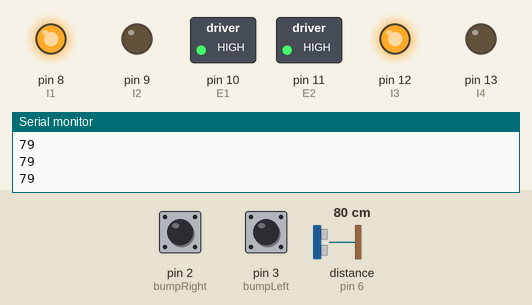
The sketch below on a simulated Arduino Uno, built with avr-gcc and run on an emulated ATmega328P. Shown: switched loads named in the sketch (green lamp = pin HIGH), output pins drawn as LEDs (lit = HIGH), the last lines printed to the serial monitor. Wiring (inferred from the names in the program): ultrasonic range finder: trigger pin 7; echo pin 6. Dashed ring = blinking. The inputs (shaded band) are chosen by the test bench; at power-on: distance to the obstacle (sensor on pin 6) 80 cm, pin 2 (bumpRight) LOW, pin 3 (bumpLeft) LOW. The echo pulse lasts 58.3 µs per cm; pins used as bus, display or sensor lines are not drawn.

Above: at 1.2 s.
1.3 s: distance to the obstacle (sensor on pin 6) set to 22 cm
2.8 s: distance to the obstacle (sensor on pin 6) set to 18 cm
At 3.6 s:
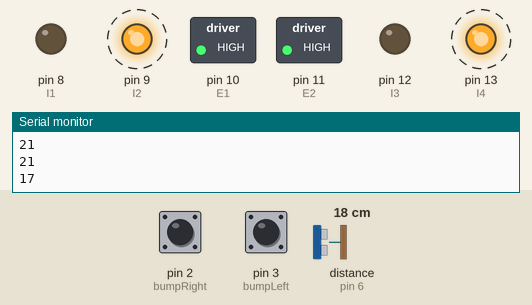
At 4.2 s:
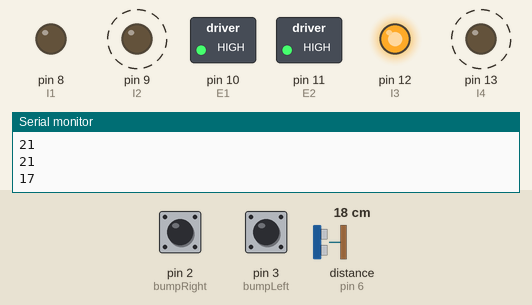
5.8 s: pin 2 (bumpRight) pulled HIGH for 0.15 s
At 7.64 s:
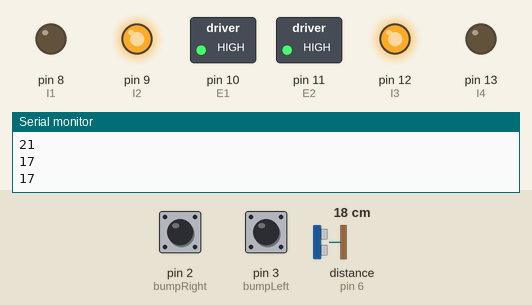
8.9 s: pin 3 (bumpLeft) pulled HIGH for 0.15 s
At 10.99 s:
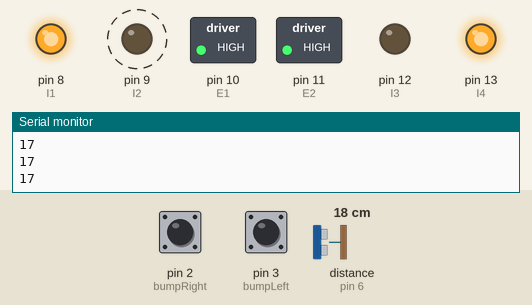
12.0 s: pin 3 (bumpLeft) pulled HIGH for 1 s
15.6 s: pin 3 (bumpLeft) pulled HIGH for 3.2 s
Timing chart, 0 to 21.3 s (numbered marks = the images above; inputs shaded):
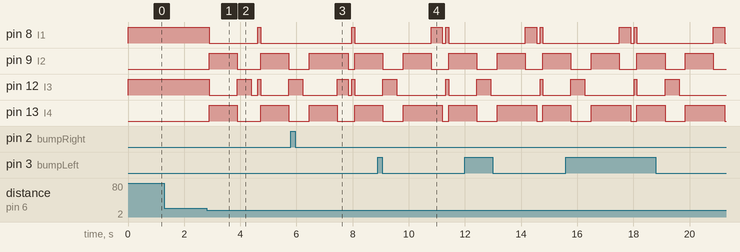

The sketch:

sketch_whiskers_ultrasound_robot.ino
```cpp
/*  Whiskers and ultrasonic sensor.
 * See the previous sketches to see all the steps.
 */
// --------------------------------------------------------------------------- Motors

#define E1 10  // Enable Pin for motor 1  - we will use the analogWrite to control speed so we need 10 and 11
#define E2 11  // Enable Pin for motor 2  - because you can write analog output using PWM technique. analogWRite() takes a number between 0 and 255
                                    //      - 255 is for 5V

#define I1 8  // Control pin 1 for motor 1
#define I2 9  // Control pin 2 for motor 1
#define I3 12  // Control pin 1 for motor 2
#define I4 13  // Control pin 2 for motor 2
// for ultrasound
#define trigPin  7 // pin "trig" to ditial  7 Arduino
#define echoPin  6  //pin "echo" to digital 6 Arduino
long temps, distance; // for ultrasound
byte speed =255; // forward  speed = 150 - the speed can be between 0 and 255 theoritically. but below 150 it does not work. if speed is 0 the the driver is enable
byte flag=0; // if flag=1 the left bumper has been touched. go backward and turn right. if flag=2 the right bumper has been touched.
// for bumpers or whiskers
const int bumpRight=2; // whiskers right
const int bumpLeft=3; // whiskers left
volatile int bpLeft; // state of pin 3 it is HIGH when the switch  is open
volatile int bpRight; //
// --------------------------------------------------------------------------- Setup
void setup() {
Serial.begin(9600);
pinMode(echoPin, INPUT);  // for ultrasound
pinMode(trigPin, OUTPUT);  // for ultrasound
// Setup motors
 pinMode(E1, OUTPUT);
 pinMode(E2, OUTPUT);

pinMode(I1, OUTPUT);
pinMode(I2, OUTPUT);
pinMode(I3, OUTPUT);
pinMode(I4, OUTPUT);
analogWrite(E1, speed); // enable the motors at the required speed.
analogWrite(E2, speed);

// whiskers
  pinMode(bumpRight,INPUT);
  pinMode(bumpLeft,INPUT);
  attachInterrupt(0,pin_right,CHANGE); // if pin 2 changes state then do the function pin_rightimmediatly. stop what you were doing.
  attachInterrupt(1,pin_left,CHANGE); // if pin 3 changes state then do the function pin_left. You can use CHANGE or RISING  or FALLING
  //
  setPwmFrequency(E1,256); // this is to set the frequency of the PWM pins to 112Hz.
 setPwmFrequency(E2,256); // see http://coolkidsrobots.com/guide/changing-pwm-frequencies-arduino for discussion
                          // the code is found in arduino website.
}


// --------------------------------------------------------------------------- Loop
void loop() {
// forward  speed = 150 - the speed can be between 0 and 255 theoritically. but below 150 it does not work. if speed is 0 the the driver is enable
drive_forward();
delay(100);
computeDistance();
  if (distance <20 && distance>0) {
  //  Serial.println("smaller than 20");
  //  Serial.println("back ");

//    Serial.println("left");
         drive_backward();
         delay(1000);
        turn_left();
            delay(500);
        motor_stop();
          delay(200);
  }
// left bumper has touched somehting
if (flag==1) {
  drive_backward();
  delay(1000);
  sharp_turn_right();
  delay(400);
  flag=0;
  motor_stop();
  delay(100);
}
//right bumper has touched something or if distance is smaller than 20cm
if (flag==2) {
  drive_backward();
  delay(1000);
  sharp_turn_left();
  delay(400);
  flag=0;
  motor_stop();
  delay(100);
}

}


// --------------------------------------------------------------------------- Drive
// if the left bumper changes and go to LOW it means the switch has been touched. flag=1
void pin_left() {
      if (bpLeft==LOW) {
      flag=1;
    }
}
// if right numper changed and go to LOW then flag=2
void pin_right(){
    if (bpRight==LOW) {
    flag=2;
    }
}

void motor_stop(){
digitalWrite(I1, LOW);
digitalWrite(I2, LOW);

digitalWrite(I3, LOW);
digitalWrite(I4, LOW);
delay(25);
}

void drive_forward(){

digitalWrite(I1, HIGH); // left motor
digitalWrite(I2, LOW);

digitalWrite(I3, HIGH);//rightmotor
digitalWrite(I4, LOW);
}

void drive_backward(){
digitalWrite(I1, LOW);
digitalWrite(I2, HIGH);

digitalWrite(I3, LOW);
digitalWrite(I4, HIGH);
}

void turn_left() {
 digitalWrite(I1, LOW);
digitalWrite(I2, LOW);

digitalWrite(I3, HIGH);
digitalWrite(I4, LOW);

  }

void sharp_turn_left(){
digitalWrite(I1, LOW);
digitalWrite(I2, HIGH);

digitalWrite(I3, HIGH);
digitalWrite(I4, LOW);
}
// the right wheel go backward
void sharp_turn_right(){
digitalWrite(I1, HIGH);
digitalWrite(I2, LOW);

digitalWrite(I3, LOW);
digitalWrite(I4, HIGH);
}
// left  wheel stops
void turn_right(){
digitalWrite(I1, HIGH);
digitalWrite(I2, LOW);

digitalWrite(I3, LOW);
digitalWrite(I4, LOW);
  }

void computeDistance() {
 digitalWrite(trigPin, HIGH);
 delayMicroseconds(10);
 digitalWrite(trigPin, LOW);
 temps = pulseIn(echoPin, HIGH);
 distance = temps * 344/(2*10000);
 Serial.println(distance);
  }

  /**
 * Divides a given PWM pin frequency by a divisor.
 *
 * The resulting frequency is equal to the base frequency divided by
 * the given divisor:
 *   - Base frequencies:
 *      o The base frequency for pins 3, 9, 10, and 11 is 31250 Hz.
 *      o The base frequency for pins 5 and 6 is 62500 Hz.
 *   - Divisors:
 *      o The divisors available on pins 5, 6, 9 and 10 are: 1, 8, 64,
 *        256, and 1024.
 *      o The divisors available on pins 3 and 11 are: 1, 8, 32, 64,
 *        128, 256, and 1024.
 *
 * PWM frequencies are tied together in pairs of pins. If one in a
 * pair is changed, the other is also changed to match:
 *   - Pins 5 and 6 are paired on timer0
 *   - Pins 9 and 10 are paired on timer1
 *   - Pins 3 and 11 are paired on timer2
 *
 * Note that this function will have side effects on anything else
 * that uses timers:
 *   - Changes on pins 3, 5, 6, or 11 may cause the delay() and
 *     millis() functions to stop working. Other timing-related
 *     functions may also be affected.
 *   - Changes on pins 9 or 10 will cause the Servo library to function
 *     incorrectly.
 *
 * Thanks to macegr of the Arduino forums for his documentation of the
 * PWM frequency divisors. His post can be viewed at:
 *   http://forum.arduino.cc/index.php?topic=16612#msg121031
 */
void setPwmFrequency(int pin, int divisor) {
  byte mode;
  if(pin == 5 || pin == 6 || pin == 9 || pin == 10) {
    switch(divisor) {
      case 1: mode = 0x01; break;
      case 8: mode = 0x02; break;
      case 64: mode = 0x03; break;
      case 256: mode = 0x04; break;
      case 1024: mode = 0x05; break;
      default: return;
    }
    if(pin == 5 || pin == 6) {
      TCCR0B = TCCR0B & 0b11111000 | mode;
    } else {
      TCCR1B = TCCR1B & 0b11111000 | mode;
    }
  } else if(pin == 3 || pin == 11) {
    switch(divisor) {
      case 1: mode = 0x01; break;
      case 8: mode = 0x02; break;
      case 32: mode = 0x03; break;
      case 64: mode = 0x04; break;
      case 128: mode = 0x05; break;
      case 256: mode = 0x06; break;
      case 1024: mode = 0x7; break;
      default: return;
    }
    TCCR2B = TCCR2B & 0b11111000 | mode;
  }
}
```

Measured:
- the behaviour switches between 21 and 20 cm on distance to the obstacle (sensor on pin 6) (found by bisection; images 0 and 1)
- after the input at 2.8 s, pin 8 (I1): HIGH → LOW after 0.10 s, → HIGH 1.7 s later, → LOW 0.10 s later; pin 9 (I2), pin 13 (I4): alternates HIGH for 1.0 s and LOW for 0.83 s, starting after 0.10 s; pin 12 (I3): goes LOW 1.0 s, HIGH 0.50 s, LOW 0.23 s, HIGH 0.10 s, LOW 1.0 s, then HIGH, starting after 0.10 s
